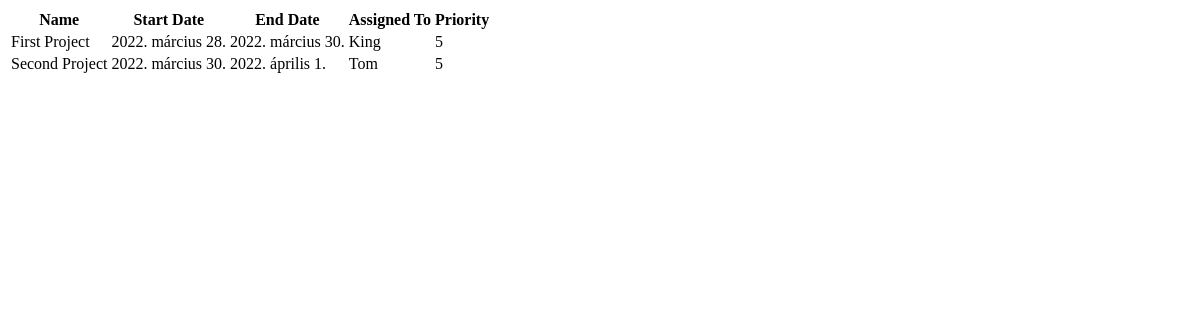
The app's page /listProjects/, older data.
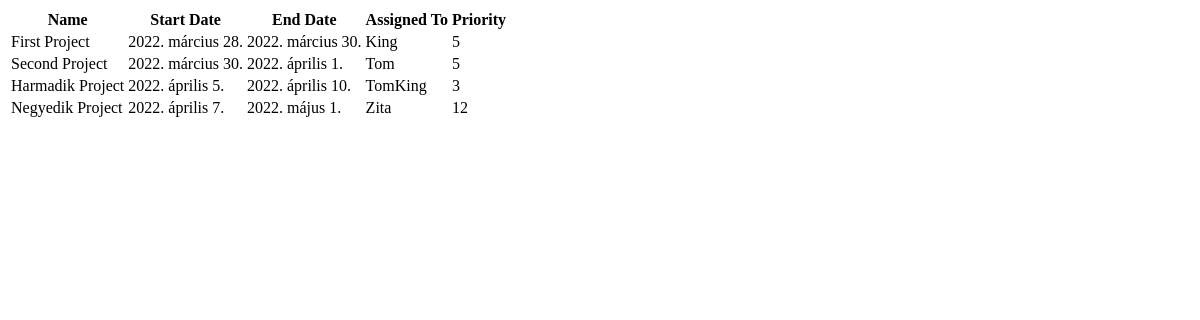
The same page, newer data.
### modelforms/models.py (models this page shows, shortened)
class Project(models.Model):
    startDate=models.DateField()
    endDate=models.DateField()
    name=models.CharField(max_length=80)
    assignedTo=models.CharField(max_length=80)
    priority=models.IntegerField()

### modelforms/views.py (the view)
# urls.py: path('listProjects/', views.listProjects),
def listProjects(request):
    projectsList=Project.objects.all()
    projects_dict={'projects':projectsList}
    return render(request, 'modelforms/listProjects.html',projects_dict)

### templates/modelforms/listProjects.html (shortened to what this page needs)
<!DOCTYPE html>
{% load static %}
<html lang="en">
<head>
</head>
<body>
    {% if  projects %}
        <table>
            <thead>
                <th>Name</th>
                <th>Start Date</th>
                <th>End Date</th>
                <th>Assigned To</th>
                <th>Priority</th>
            </thead>
            {% for project in projects %}
                <tr>
                    <td>{{project.name}}</td>
                    <td>{{project.startDate}}</td>
                    <td>{{project.endDate}}</td>
                    <td>{{project.assignedTo}}</td>
                    <td>{{project.priority}}</td>
                </tr>
            {% endfor %}
        </table>
    {% else %}
        <p>No Projects Found</p>
    {% endif %}
</body>
</html>

Row changes from the older to the newer data that the page shows:
added Project: name "Harmadik Project", startDate "2022. április 5.", endDate "2022. április 10.", assignedTo "TomKing", priority "3"
added Project: name "Negyedik Project", startDate "2022. április 7.", endDate "2022. május 1.", assignedTo "Zita", priority "12"
